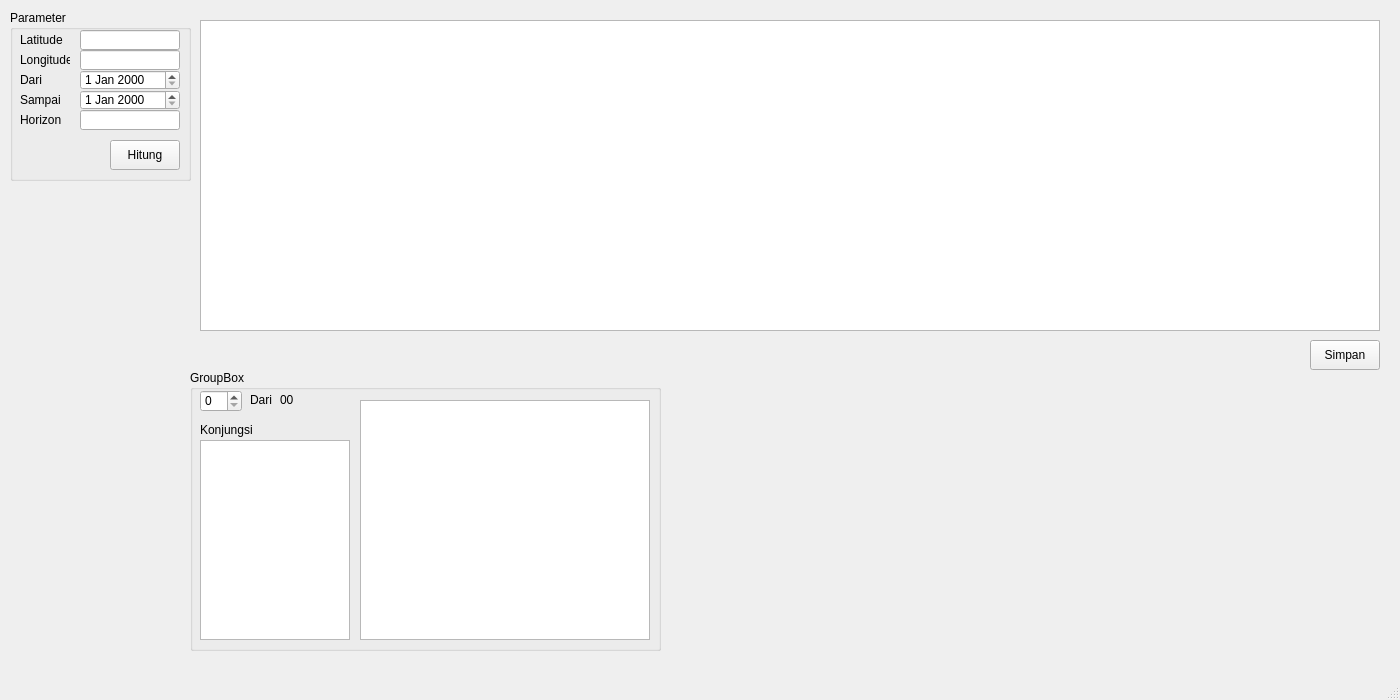
<?xml version="1.0" encoding="UTF-8"?>
<ui version="4.0">
 <class>MainWindow</class>
 <widget class="QMainWindow" name="MainWindow">
  <property name="geometry">
   <rect>
    <x>0</x>
    <y>0</y>
    <width>1400</width>
    <height>700</height>
   </rect>
  </property>
  <property name="mouseTracking">
   <bool>false</bool>
  </property>
  <property name="windowTitle">
   <string>Hilal</string>
  </property>
  <property name="tabShape">
   <enum>QTabWidget::Rounded</enum>
  </property>
  <widget class="QWidget" name="centralwidget">
   <widget class="QGroupBox" name="groupBox">
    <property name="geometry">
     <rect>
      <x>10</x>
      <y>10</y>
      <width>181</width>
      <height>171</height>
     </rect>
    </property>
    <property name="title">
     <string>Parameter</string>
    </property>
    <widget class="QLabel" name="label">
     <property name="geometry">
      <rect>
       <x>10</x>
       <y>20</y>
       <width>50</width>
       <height>20</height>
      </rect>
     </property>
     <property name="text">
      <string>Latitude</string>
     </property>
    </widget>
    <widget class="QLabel" name="label_2">
     <property name="geometry">
      <rect>
       <x>10</x>
       <y>40</y>
       <width>50</width>
       <height>20</height>
      </rect>
     </property>
     <property name="text">
      <string>Longitude</string>
     </property>
    </widget>
    <widget class="QLabel" name="label_3">
     <property name="geometry">
      <rect>
       <x>10</x>
       <y>60</y>
       <width>50</width>
       <height>20</height>
      </rect>
     </property>
     <property name="text">
      <string>Dari</string>
     </property>
    </widget>
    <widget class="QLabel" name="label_4">
     <property name="geometry">
      <rect>
       <x>10</x>
       <y>80</y>
       <width>50</width>
       <height>20</height>
      </rect>
     </property>
     <property name="text">
      <string>Sampai</string>
     </property>
    </widget>
    <widget class="QLabel" name="label_5">
     <property name="geometry">
      <rect>
       <x>10</x>
       <y>100</y>
       <width>50</width>
       <height>20</height>
      </rect>
     </property>
     <property name="text">
      <string>Horizon</string>
     </property>
    </widget>
    <widget class="QPushButton" name="button_hitung">
     <property name="geometry">
      <rect>
       <x>100</x>
       <y>130</y>
       <width>70</width>
       <height>30</height>
      </rect>
     </property>
     <property name="text">
      <string>Hitung</string>
     </property>
    </widget>
    <widget class="QLineEdit" name="latitude">
     <property name="geometry">
      <rect>
       <x>70</x>
       <y>20</y>
       <width>100</width>
       <height>20</height>
      </rect>
     </property>
     <property name="alignment">
      <set>Qt::AlignRight|Qt::AlignTrailing|Qt::AlignVCenter</set>
     </property>
    </widget>
    <widget class="QLineEdit" name="longitude">
     <property name="geometry">
      <rect>
       <x>70</x>
       <y>40</y>
       <width>100</width>
       <height>20</height>
      </rect>
     </property>
     <property name="alignment">
      <set>Qt::AlignRight|Qt::AlignTrailing|Qt::AlignVCenter</set>
     </property>
    </widget>
    <widget class="QDateEdit" name="dateEdit_1">
     <property name="geometry">
      <rect>
       <x>70</x>
       <y>60</y>
       <width>100</width>
       <height>20</height>
      </rect>
     </property>
    </widget>
    <widget class="QDateEdit" name="dateEdit_2">
     <property name="geometry">
      <rect>
       <x>70</x>
       <y>80</y>
       <width>100</width>
       <height>20</height>
      </rect>
     </property>
    </widget>
    <widget class="QLineEdit" name="horizon">
     <property name="geometry">
      <rect>
       <x>70</x>
       <y>100</y>
       <width>100</width>
       <height>20</height>
      </rect>
     </property>
    </widget>
   </widget>
   <widget class="QTableView" name="tableView">
    <property name="geometry">
     <rect>
      <x>200</x>
      <y>20</y>
      <width>1180</width>
      <height>311</height>
     </rect>
    </property>
    <property name="editTriggers">
     <set>QAbstractItemView::NoEditTriggers</set>
    </property>
    <property name="sortingEnabled">
     <bool>true</bool>
    </property>
    <property name="wordWrap">
     <bool>true</bool>
    </property>
    <attribute name="horizontalHeaderCascadingSectionResizes">
     <bool>false</bool>
    </attribute>
   </widget>
   <widget class="QPushButton" name="pushButton">
    <property name="geometry">
     <rect>
      <x>1310</x>
      <y>340</y>
      <width>70</width>
      <height>30</height>
     </rect>
    </property>
    <property name="text">
     <string>Simpan</string>
    </property>
    <property name="autoDefault">
     <bool>false</bool>
    </property>
    <property name="default">
     <bool>false</bool>
    </property>
    <property name="flat">
     <bool>false</bool>
    </property>
   </widget>
   <widget class="QGroupBox" name="groupBox_2">
    <property name="geometry">
     <rect>
      <x>190</x>
      <y>370</y>
      <width>471</width>
      <height>281</height>
     </rect>
    </property>
    <property name="title">
     <string>GroupBox</string>
    </property>
    <widget class="QSpinBox" name="spinBox">
     <property name="geometry">
      <rect>
       <x>10</x>
       <y>20</y>
       <width>42</width>
       <height>22</height>
      </rect>
     </property>
    </widget>
    <widget class="QLabel" name="label_6">
     <property name="geometry">
      <rect>
       <x>60</x>
       <y>20</y>
       <width>30</width>
       <height>20</height>
      </rect>
     </property>
     <property name="text">
      <string>Dari</string>
     </property>
    </widget>
    <widget class="QLabel" name="label_7">
     <property name="geometry">
      <rect>
       <x>90</x>
       <y>20</y>
       <width>30</width>
       <height>20</height>
      </rect>
     </property>
     <property name="text">
      <string>00</string>
     </property>
    </widget>
    <widget class="QLabel" name="label_8">
     <property name="geometry">
      <rect>
       <x>10</x>
       <y>50</y>
       <width>81</width>
       <height>20</height>
      </rect>
     </property>
     <property name="text">
      <string>Konjungsi</string>
     </property>
    </widget>
    <widget class="QLabel" name="label_9">
     <property name="geometry">
      <rect>
       <x>10</x>
       <y>70</y>
       <width>60</width>
       <height>20</height>
      </rect>
     </property>
     <property name="text">
      <string>Hilal</string>
     </property>
    </widget>
    <widget class="QLabel" name="label_10">
     <property name="geometry">
      <rect>
       <x>10</x>
       <y>90</y>
       <width>80</width>
       <height>20</height>
      </rect>
     </property>
     <property name="text">
      <string>Altitude Bulan</string>
     </property>
    </widget>
    <widget class="QLabel" name="label_11">
     <property name="geometry">
      <rect>
       <x>10</x>
       <y>110</y>
       <width>80</width>
       <height>20</height>
      </rect>
     </property>
     <property name="text">
      <string>Azimuth Bulan</string>
     </property>
    </widget>
    <widget class="QLabel" name="label_12">
     <property name="geometry">
      <rect>
       <x>10</x>
       <y>130</y>
       <width>90</width>
       <height>20</height>
      </rect>
     </property>
     <property name="text">
      <string>Altitude Matahari</string>
     </property>
    </widget>
    <widget class="QLabel" name="label_13">
     <property name="geometry">
      <rect>
       <x>10</x>
       <y>150</y>
       <width>90</width>
       <height>20</height>
      </rect>
     </property>
     <property name="text">
      <string>Azimuth Matahari</string>
     </property>
    </widget>
    <widget class="QTableView" name="tableView_2">
     <property name="geometry">
      <rect>
       <x>10</x>
       <y>70</y>
       <width>150</width>
       <height>200</height>
      </rect>
     </property>
    </widget>
    <widget class="QGraphicsView" name="graphicsView">
     <property name="geometry">
      <rect>
       <x>170</x>
       <y>30</y>
       <width>290</width>
       <height>240</height>
      </rect>
     </property>
    </widget>
   </widget>
  </widget>
  <widget class="QMenuBar" name="menubar">
   <property name="geometry">
    <rect>
     <x>0</x>
     <y>0</y>
     <width>1400</width>
     <height>20</height>
    </rect>
   </property>
  </widget>
  <widget class="QStatusBar" name="statusbar"/>
 </widget>
 <resources/>
 <connections/>
</ui>
